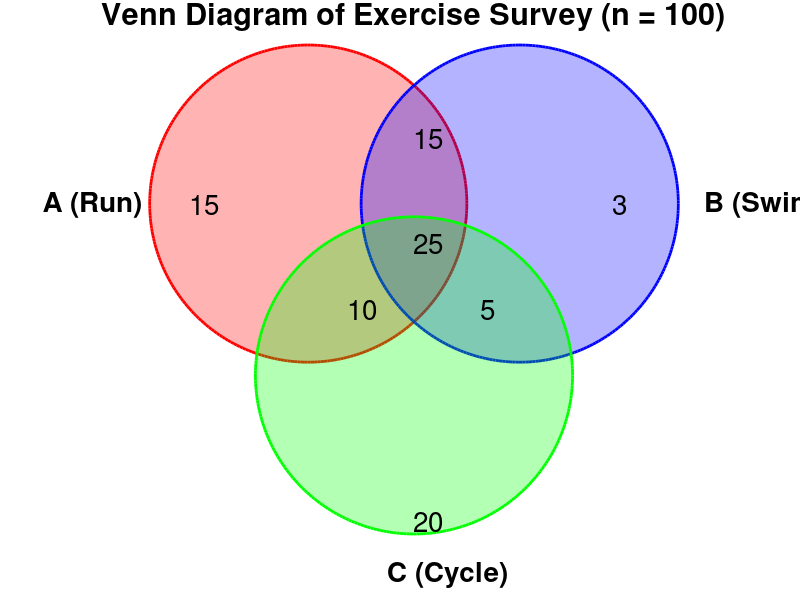

This figure's MATLAB source:
% Prog_03a.m: Venn Diagram: Exercise Survey.
% A = Run, B = Swim, C = Cycle
clear; clc; close all;
% Given data.
A = 65; B = 48; C = 60;AB = 40; BC = 30; AC = 35;ABC = 25;
% Compute individual regions.
AB_only = AB - ABC;BC_only = BC - ABC;AC_only = AC - ABC;
A_only = A - (AB_only + AC_only + ABC);
B_only = B - (AB_only + BC_only + ABC);
C_only = C - (AC_only + BC_only + ABC);
% Display results.
fprintf('Region values:\n');
fprintf('A only: %d\n', A_only);
fprintf('B only: %d\n', B_only);
fprintf('C only: %d\n', C_only);
fprintf('AB only: %d\n', AB_only);
fprintf('AC only: %d\n', AC_only);
fprintf('BC only: %d\n', BC_only);
fprintf('ABC: %d\n', ABC);
% Plot Venn diagram.
figure('Color','w');
hold on; axis equal off;
theta = linspace(0, 2*pi, 300);
% Circle positions.
r = 1.2;
xA=-0.8;yA=0.5;xB=0.8;yB=0.5;xC=0;yC=-0.8;
% Draw circles.
fill(xA+r*cos(theta),yA+r*sin(theta),'r','FaceAlpha',0.3,...
'EdgeColor','r','LineWidth',2);
fill(xB+r*cos(theta),yB+r*sin(theta),'b','FaceAlpha',0.3,...
'EdgeColor','b','LineWidth',2);
fill(xC+r*cos(theta),yC+r*sin(theta),'g','FaceAlpha',0.3,...
'EdgeColor','g','LineWidth',2);
% Add labels for sets.
set(gca, 'FontSize',20);
set(0, 'DefaultAxesFontSize', 20);
set(0, 'DefaultTextFontSize', 20);
text(xA-2, yA, 'A (Run)', 'FontWeight','bold');
text(xB+1.4, yB, 'B (Swim)','FontWeight','bold');
text(xC-0.2, yC-1.5, 'C (Cycle)', 'FontWeight','bold');
% Add region values.
text(xA-0.9, yA, num2str(A_only));
text(xB+0.7, yB, num2str(B_only));
text(xC, yC-1.1, num2str(C_only));
text(0, 1.0, num2str(AB_only));
text(-0.5, -0.3, num2str(AC_only));
text(0.5, -0.3, num2str(BC_only));
text(0, 0.2, num2str(ABC));
title("Venn Diagram of Exercise Survey (n = 100)");
hold off;
% End Prog_03a.m.
